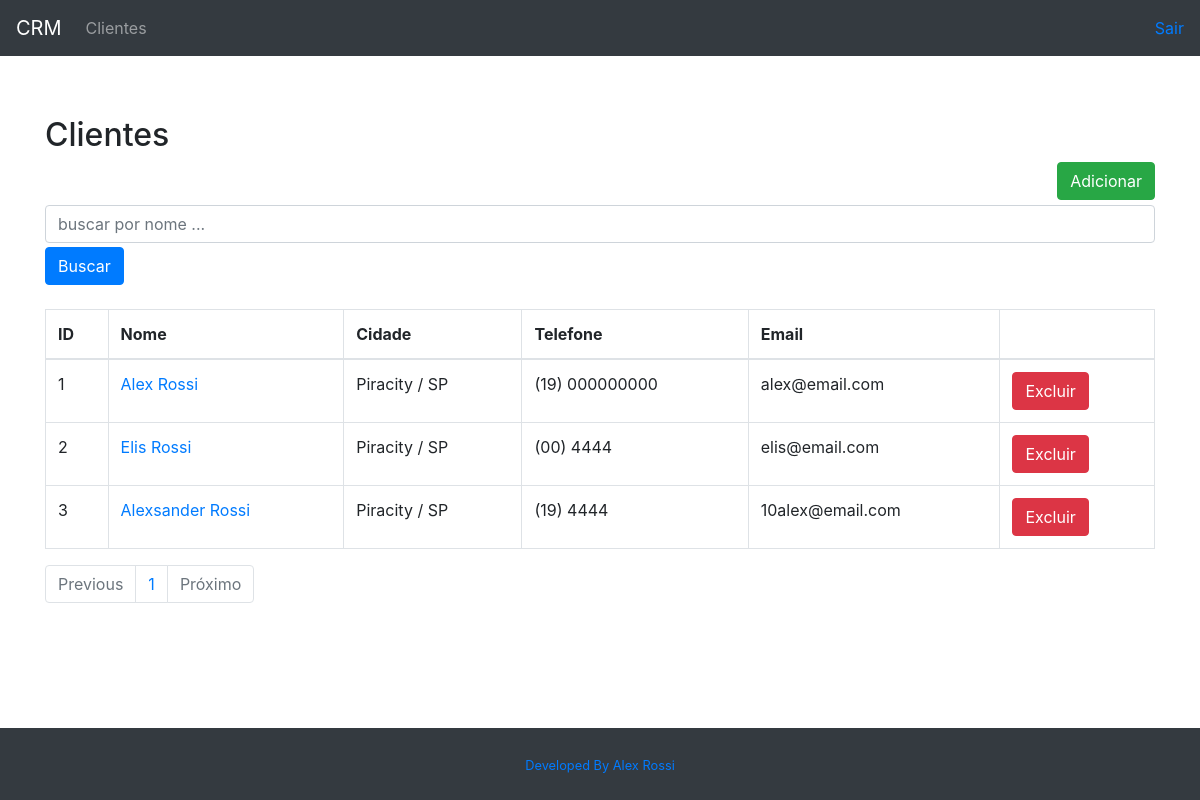
/customer/list/, run on an earlier commit of the app's database.
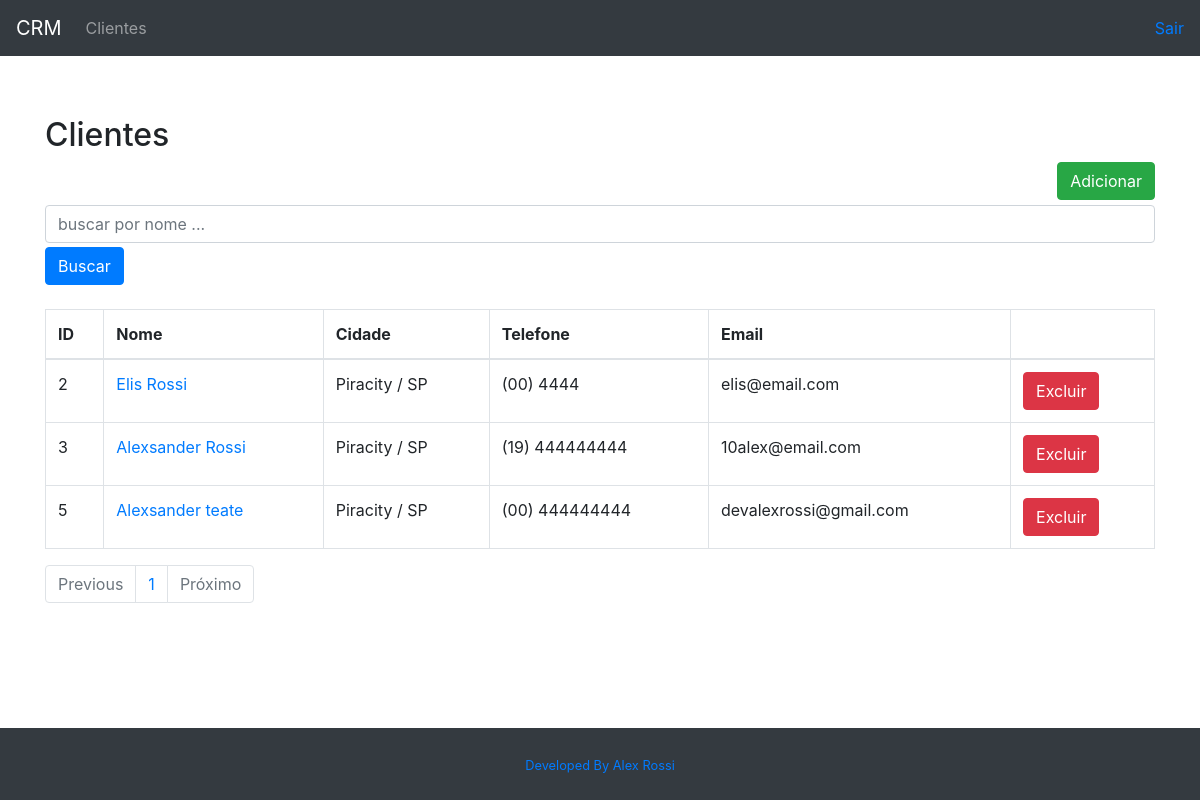
And on a later commit of the database.
### customer/models.py (models this page shows, shortened)
class Customer(models.Model):
  first_name = models.CharField(max_length=30)
  last_name = models.CharField(max_length=50)
  email = models.EmailField()
  document_rg = models.CharField(max_length=9)
  document_cpf = models.CharField(max_length=11)
  birth_date = models.DateField()
  area_code = models.CharField(max_length=3)
  phone_number = models.CharField(max_length=9)
  country = models.CharField(max_length=30)
  state = models.CharField(max_length=30)
  city = models.CharField(max_length=30)
  created_date = models.DateTimeField(auto_now_add=True)
  updated_date = models.DateTimeField(auto_now=True)
  active = models.BooleanField(default=True)
  def get_full_name(self):
    return f"{self.first_name} {self.last_name}"
  def get_full_phone_number(self):
    return f"({self.area_code}) {self.phone_number}"
  def get_full_addres(self):
    return f"{self.city} / {self.state}"
  def get_absolute_url(self):
    return reverse("customer:customer-update", kwargs={"id": self.id})
  def get_delete_url(self):
    return reverse("customer:customer-delete", kwargs={"id": self.id})
  class Meta:
    db_table = "customer"

### customer/views.py (the view)
# urls.py: path("list/", CustomerListView.as_view(), name="customer-list"),
class CustomerListView(ListView):
  template_name = "customer/customer_list.html"
  paginate_by = 5
  model = Customer
  def get_queryset(self):
    name = self.request.GET.get("name")
    if name:
      object_list = self.model.objects.filter(
        Q(first_name__icontains=name) | Q(last_name__icontains=name) |
        Q(document_rg__icontains=name) | Q(document_cpf__icontains=name)
        )
    else:
      object_list = self.model.objects.all()
    return object_list

### customer/templates/customer/customer_list.html
{% extends "model-page.html" %}
{% block content %}
<h2>Clientes</h2>
  <a href="{% url "customer:customer-create" %}">
    <button type="button" class="btn btn-success" style="float: right; margin-bottom: 5px;">Adicionar</button>
  </a>
  <form>
    <div class="form-group mb-1">
      <input class="form-control" type="text" name="name" placeholder="buscar por nome ..." />
    </div>
    <button type="submit" class="btn btn-primary">Buscar</button>
  </form>
  <table class="table table-bordered mt-4">
    <thead>
      <tr>
        <th>ID</th>
        <th>Nome</th>
        <th>Cidade</th>
        <th>Telefone</th>
        <th>Email</th>
        <th></th>
      </tr>
    </thead>
    <tbody>
      {% for customer in customer_list %}
        <tr>
          <td>{{ customer.id }}</td>
          <td><a href="{{ customer.get_absolute_url }}">{{ customer.get_full_name }}</a></td>
          <td>{{ customer.get_full_addres }}</td>
          <td>{{ customer.get_full_phone_number }}</td>
          <td>{{ customer.email }}</td>
          <form method="POST" action="{{ customer.get_delete_url }}">{% csrf_token %}
            <td><button type="submit" class="btn btn-danger">Excluir</button></td>
          </form>
        </tr>
      {% endfor %}
    </tbody>
  </table>
    <ul class="pagination">
      {% if page_obj.has_previous %}
        <li class="page-item"><a class="page-link"
          href="?page={{ page_obj.previous_page_number }}">Anterior</a></li>
      {% else %}
        <li class="page-item disabled" disabled><a class="page-link" disabled href="#">Previous</a></li>
      {% endif %}
      {% for object in page_obj.paginator.page_range %}
        <li class="page-item"><a class="page-link" href="?page={{ forloop.counter }}">{{ forloop.counter }}</a></li>
      {% endfor %}
      {% if page_obj.has_next %}
        <li class="page-item"><a class="page-link"
          href="?page={{ page_obj.next_page_number }}">Próximo</a></li>
      {% else %}
        <li class="page-item disabled"><a class="page-link" href="#">Próximo</a></li>
      {% endif %}
    </ul>
{% endblock %}

What changed in the data, as far as the page shows it:
removed Customer: id "1", get_full_name "Alex Rossi", get_full_addres "Piracity / SP", get_full_phone_number "(19) 000000000", email "alex@email.com"
changed Customer "Alexsander Rossi": get_full_phone_number "(19) 4444" → "(19) 444444444"
added Customer: id "5", get_full_name "Alexsander teate", get_full_addres "Piracity / SP", get_full_phone_number "(00) 444444444", email "devalexrossi@gmail.com"
